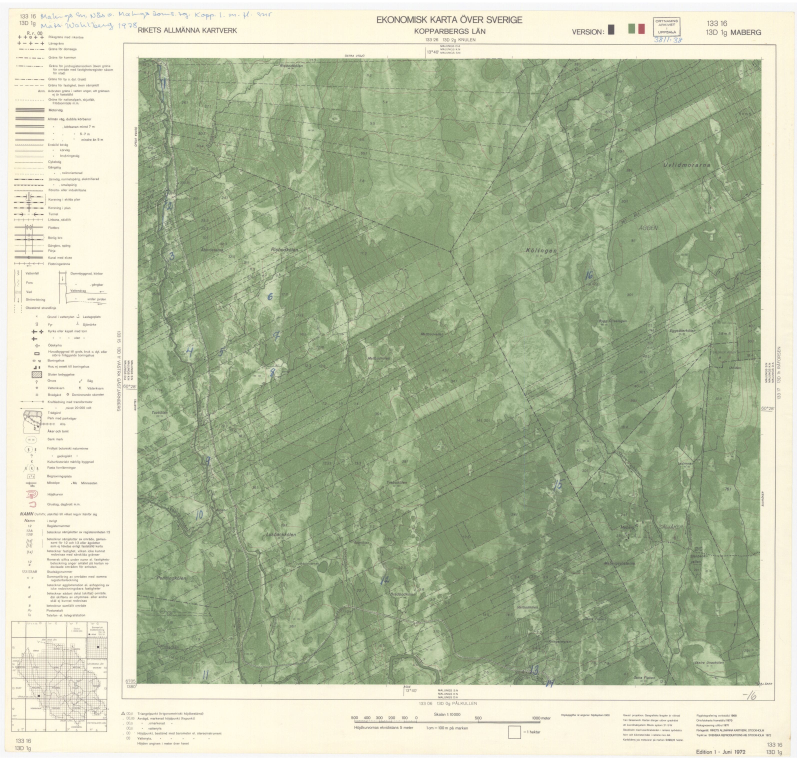
#> input picture examples/4_13D1g.jpg, 3187 x 3055 px (shown at 1/4 size)
$ python cutmaps.py ../examples out
#> lines starting #> are read from the running program, lines starting #| are printed output that depends on the picture
import json
import sys
from collections import defaultdict
from pathlib import Path
from typing import Optional, Tuple

import cv2
import numpy as np
from PIL import Image

INPUT_FOLDER = sys.argv[1]
OUTPUT_FOLDER = sys.argv[2]
JSON_OUTPUT = []  # append per action taken for each image
global_colors = []
global_failed_colors = []
failed_processing = []
outer_coords = []

"""
This file's use case is to cut away the space around maps. Its focus is "ekonomiska kartbilder" and currently only handles these.
The workflow from start to finish with these files are
cutmaps -> georeference (-> compressmaps) # Compressmaps is used if more compression of the files are needed.

Usage of this file:
    python3 cutmaps input-folder output-folder

Where input-folder contains the images of maps
and output-folder is where to put them.

## The uncommented imwrite's can be uncommented for debugging the different outputs.

The workflow of this file is:

Start ->
Read what image should be modified from input-folder ->
loop through one image at a time ->loop(
    get dominant color from image, used for understanding what type of modifications to use ->
    find biggest rectangle in image - Outer ->(
        apply modifications to the base image to make it easier to find the rectangle ->
        look for rectangles straight up OR use edges to construct them if no explicit rectangles has been found ->
        return bounds to cut image by
        )
    cut by bounds ->
    find the next biggest rectangle in image - Inner ->( #Currently gets skipped and we apply a simple cut instead.
        apply modifications to the base image to make it easier to find the rectangle ->
        use edges to construct a rectangle ->
        return bounds to cut image by
        )
    cut by bounds ->
    write to file
    )
write info about the process to info.json in the output-folder -> # Info.json can be used for georeferencing uncut map images, and also debugging.
completed.

"""

## TODO:
## Add way to specify the amount of blur or multiple runs with different amounts of blur.

## when in doubt change the blur - xx

def get_dominant_color(image_path):
    """
    Get the most dominant color in an image.
    Used for classifying what type of map cut technique to use.
        tuple: RGB color tuple (r, g, b)

    Args:
        image_path (str): Path to the image file

    Returns:
        string: the dominant color
    """
#> called with image_path = '../examples/4_13D1g.jpg'
    # Open the image
    img = Image.open(image_path)
#> img is the input picture: PIL image 3187x3055 RGB; mean R, G, B 181.1, 191.2, 161.7

    # Resize for faster processing (optional but recommended)
    img = img.resize((150, 150))
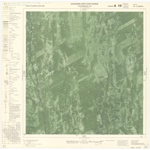
#> img: PIL image 150x150 RGB; mean R, G, B 181.1, 191.2, 161.7

    # Convert to RGB if necessary (handles RGBA, grayscale, etc.)
    if img.mode != "RGB":
        img = img.convert("RGB")

    # Convert image to numpy array
    img_array = np.array(img)

    # Reshape to 2D array (pixels × 3 color channels)
    pixels = img_array.reshape(-1, 3)

    # Find the most common color
    dominant_color = pixels.mean(axis=0).astype(int)
#> dominant_color = [181, 191, 161]
    dominant = tuple(dominant_color)
#> dominant = (181, 191, 161)
    # print(f"Dominant color (RGB): {dominant[0]},{dominant[1]},{dominant[2]}")
    color = ""
    if dominant[0] > 200 and dominant[1] > 180: # Rgb numbers to identify what type of map is being handled.
        #    print("pink dominant")
        color = "Pink"
        global_colors.append("Pink")    # Pink is used when the whole map has a white/pink background and there is a need for a different type of blur
                                        # Example: Kopparberg 7/3_12E3g
    elif 170 < dominant[0] < 200 and dominant[1] < 200:
        #    print("green dominant")
        color = "Green"
        global_colors.append("Green")   # Green is used when the outside background could be white, yellow or pinkish but the dominant inside color is green
                                        # Example: Kopparberg 7/10_12E5a
    elif 140 < dominant[0] < 180 and 140 < dominant[1] < 200:
        #    print("darker green dominant")
        color = "Dark green"
        global_colors.append("Dark green")  # Dark green is the same as Green but for darker maps, them being darker not always green is the main thing. This was needed separation.
                                            # Example: Norrbotten 3/2_26M2d
    else:
        print("unknown color range, check image")
        print(f"Dominant color (RGB): {dominant[0]},{dominant[1]},{dominant[2]}")
        print(f"{image_path}")

    return color


def find_largest_rectangle(
    image: np.ndarray, image_name: str, edges
) -> Optional[Tuple[int, int, int, int]]:
    # Used to find the largest rectangle in the image
    max_area = 0
    rectangle = None
    image2 = image.copy()
    contours, _ = cv2.findContours(edges, cv2.RETR_TREE, cv2.CHAIN_APPROX_SIMPLE)
    for cnt in contours:
        area = cv2.contourArea(cnt)
        epsilon = 0.02 * cv2.arcLength(cnt, True)
        approx = cv2.approxPolyDP(cnt, epsilon, True)

        if len(approx) == 4:
            x, y, w, h = cv2.boundingRect(approx)
            cv2.rectangle(image2, (x, y), (x + w, y + h), (0, 255, 255), 2)
            if area > max_area:
                max_area = area
                rectangle = approx

    if rectangle is not None:
        x, y, w, h = cv2.boundingRect(rectangle)
        if (h < 2000 or w < 2000) or not (
            0.95 < (h / w) < 1.05
        ):  # 4000px for tif, 2000px for jpg. Look if 1:1
            # This is used to check the ratio of the rectangle. If the ratio isnt close to 1:1 its not a good rectangle since the "ekonomiska kartan" has almost perfect squares.
            cv2.rectangle(image2, (x, y), (x + w, y + h), (0, 255, 0), 3)
            # cv2.imwrite(OUTPUT_FOLDER + f"\\others\\rect-{image_name}.jpg", image2)
            # print(f"No outer rectangle found for {image_name}")
            # print("")
            # JSON_OUTPUT.append({
            #    'name': image_name,
            #    'status': 'NO SUITABLE OUTER RECTANGLE'})
        else:
            cv2.rectangle(image2, (x, y), (x + w, y + h), (0, 255, 0), 3)
            # cv2.imwrite(OUTPUT_FOLDER + f'\\others\\{image_name}rect.jpg', image2)
            update_output_json("outer", image_name, x, y, x + w, y + h)
            global outer_coords
            outer_coords = [x, y, x + w, y + h]
            return (x + 10, y + 10, x + w - 10, y + h - 10)
    return


def detect_outer_frame(
    image: np.ndarray, image_name: str, image_color: str
) -> Optional[Tuple[int, int, int, int]]:
    """
    Detect the four corners of a map by finding the corner marks.

    Returns:
        Tuple of (x_min, y_min, x_max, y_max) coordinates, or None if detection fails
    """
#> called with image_name = '4_13D1g.jpg', image_color = 'Green'
    # Convert to grayscale
    gray = cv2.cvtColor(image, cv2.COLOR_BGR2GRAY)
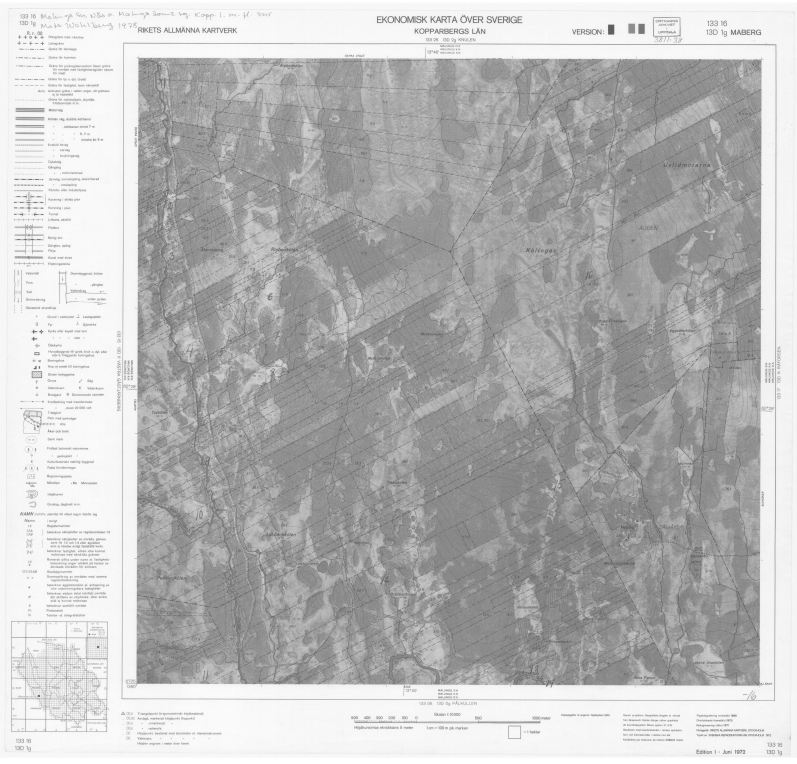
#> gray: shape (3055, 3187) (shown at 1/4 size); min 69, max 255, mean 184.8

    # This is used to apply different types of blur to reduce the noise of the image to make it easier to find the edges.
    # This also makes the process easier on the cpu which has to work less cycles if the image is less complex.
    # That does not always work well tho, so fiddling with the settings here when debugging is useful to get a different result.
    # I would think it useful to find more types of ways to change the image here is a way forward with this script.
    # The same thing can be done when detecting the inner frame as well.
    #
    # The values here are arbitrary and are used since they produce good results with most of the currently processed maps.
    # Edit these to your hearts content
    #   cv2.blur
    #   cv2.GaussianBlur
    #   cv2.HoughLinesP(minLineLength=x, maxLineGap=z)
    if image_color == "Pink":
        # TODO :
        # edit this so that images with pink background get cut correctly.
        # maybe use another technique
        # blur level matters allllot
        # implement different levels of it and checks if the image is likely the wrong size, if it is change the blur level.
        # the inner frame seems to like more blur, the outer less.

        # Apply slight blur to reduce noise
        blurred = gray
        # blurred = cv2.GaussianBlur(gray, (5, 5), 0)
        # blurred = cv2.blur(blurred,(5,5))
        # blurred = cv2.blur(blurred,(5,5))

        # Detect edges (corner marks are typically high-contrast)
        edges = cv2.Canny(blurred, 50, 120)

        # Detect lines using Hough Line Transform
        lines = cv2.HoughLinesP(
            edges, 1, np.pi / 180, 50, minLineLength=200, maxLineGap=0
        )
    elif image_color == "Green" or image_color == "Dark green":
        # Apply slight blur to reduce noise
        blurred = gray
        # blurred = cv2.GaussianBlur(gray, (5, 5), 0)
        blurred = cv2.blur(blurred, (5, 5))
        # blurred = cv2.blur(blurred,(5,5))
        blurred = cv2.blur(blurred, (3, 3))

        # Detect edges (corner marks are typically high-contrast)
        edges = cv2.Canny(blurred, 50, 120)
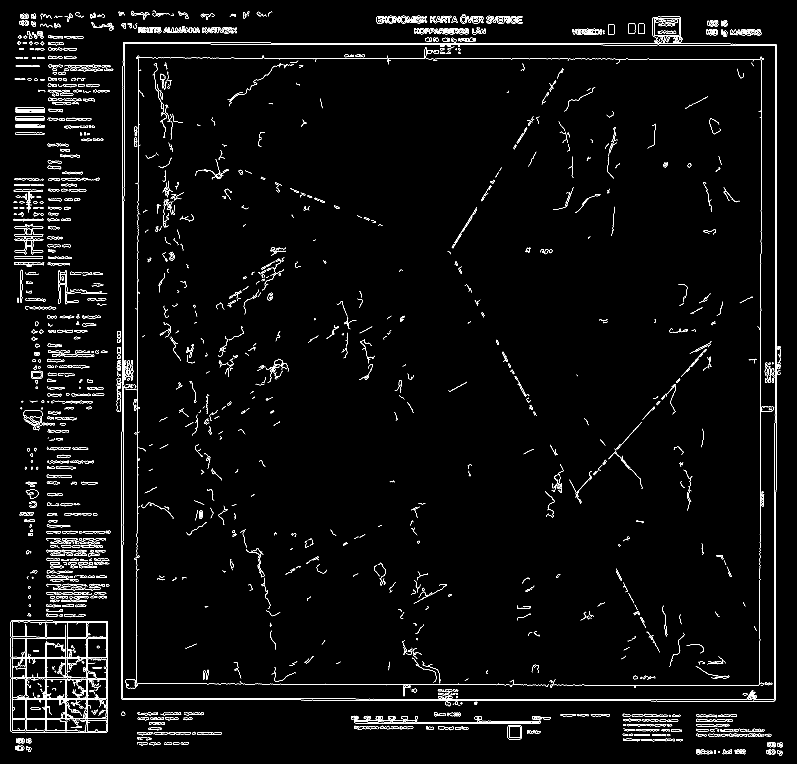
#> edges: shape (3055, 3187) (shown at 1/4 size); 1.6% white in thin lines or dots

        # Detect lines using Hough Line Transform
        lines = cv2.HoughLinesP(
            edges, 1, np.pi / 180, 50, minLineLength=200, maxLineGap=0
        )
#> lines = 40 rows, first 6: [3101, 979, 3101, 182], [491, 2601, 491, 2179], [3105, 1555, 3105, 1004], [3106, 970, 3106, 181], [984, 2799, 1204, 2799], [2634, 175, 2922, 175]
    else:
        print(f"map-type unknown. using default canny {image_name}")
        # Apply slight blur to reduce noise
        blurred = gray
        # [6 lines of commented-out code are left out]
        edges = cv2.Canny(blurred, 50, 120)

        # Detect lines using Hough Line Transform
        lines = cv2.HoughLinesP(
            edges, 1, np.pi / 180, 50, minLineLength=200, maxLineGap=0
        )

    rectangle = find_largest_rectangle(image, image_name, edges)
#> (the rest of the program and of its run is left out)
